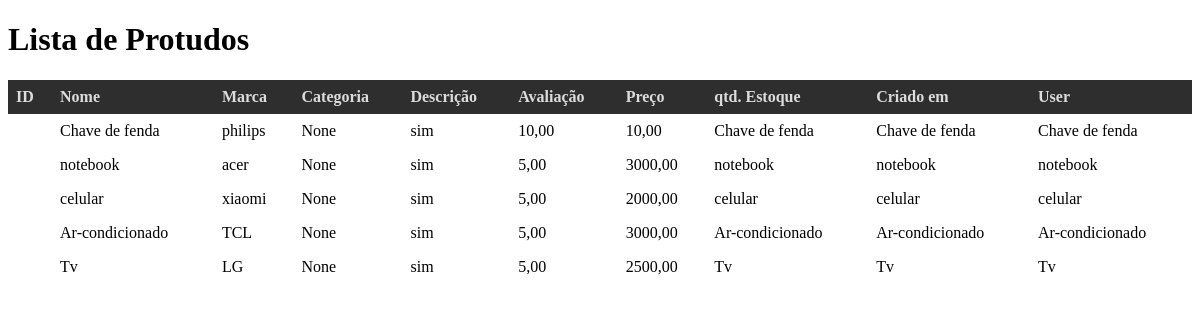
Before: / with the older database file.
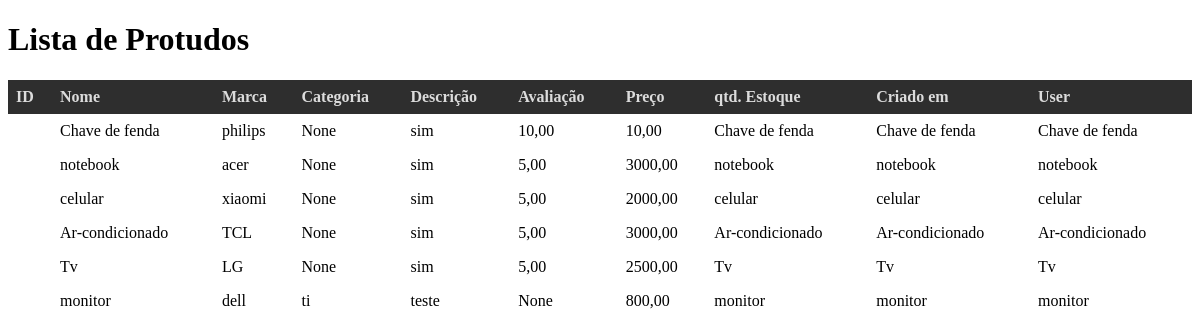
After: the same page with the newer database file.
### app/models.py (models this page shows, shortened)
class Product(models.Model):
    user = models.ForeignKey(User, on_delete=models.SET_NULL, null=True)
    name = models.CharField(max_length=200, null=True, blank=True)
    image = models.ImageField(null=True, blank=True, default="/images/placeholder.png")
    brand = models.CharField(max_length=200, null=True, blank=True)
    category = models.CharField(max_length=200, null=True, blank=True)
    description = models.TextField(null=False, blank=True)
    rating = models.DecimalField(max_digits=12, decimal_places=2, null=True, blank=True)
    price = models.DecimalField(max_digits=12, decimal_places=2, null=True, blank=True)
    countInStock = models.IntegerField(null=True, blank=True, default=0)
    createdAt = models.DateTimeField(auto_now_add=True)
    _id = models.AutoField(primary_key=True, editable=False)

### app/views.py (the view)
# urls.py: path('', ProductListView.as_view(), name='product-list'),
class ProductListView(ListView):
    model = Product
    template_name= 'produtos_list.html'
    context_object_name = 'products'
    paginate_by = 10

### templates/produtos_list.html (shortened to what this page needs)
{%extends 'base.html' %}
    {%block conteudo%}
    <h1>Lista de Protudos</h1>
    <table>
        <thead>
            <tr>
                <th>ID</th>
                <th>Nome</th>
                <th>Marca</th>
                <th>Categoria</th>
                <th>Descrição</th>
                <th>Avaliação</th>
                <th>Preço</th>
                <th>qtd. Estoque</th>
                <th>Criado em</th>
                <th>User</th>
            </tr>
        </thead>
        <tbody>
            {% for product in products %}
            <tr>
                <td>{{product.}}</td>
                <td>{{product.name}}</td>
                <td>{{product.brand}}</td>
                <td>{{product.category}}</td>
                <td>{{product.description}}</td>
                <td>{{product.rating}}</td>
                <td>{{product.price}}</td>
                <td>{{product.name}}</td>
                <td>{{product.name}}</td>
                <td>{{product.name}}</td>
            </tr>
            {% empty %}
            <tr>
                <td colspan="10"> Nenhum Produto Encontrado</td>
            </tr>
            {% endfor %}
        </tbody>
    </table>
    {%endblock conteudo%}

### templates/base.html (shortened to what this page needs)
<!DOCTYPE html>
<html lang="en">
<head>
    <link rel="stylesheet" href="static/css/meu-estilo.css">
</head>
<body>
    {%block conteudo%}  {%endblock conteudo%}
</body>
</html>

### templates/static/css/meu-estilo.css (style rules this page uses)
table { width: 100%; border-collapse: collapse; margin: 20px 0; }
table th, table td { border: 1 solid #afafaf; padding: 8px; text-align: left; }
table th { background-color: #2e2e2e; color: #dcdcdc; }

Changed rows visible on the page:
added Product: name "monitor", brand "dell", category "ti", description "teste", rating "None", price "800,00"
